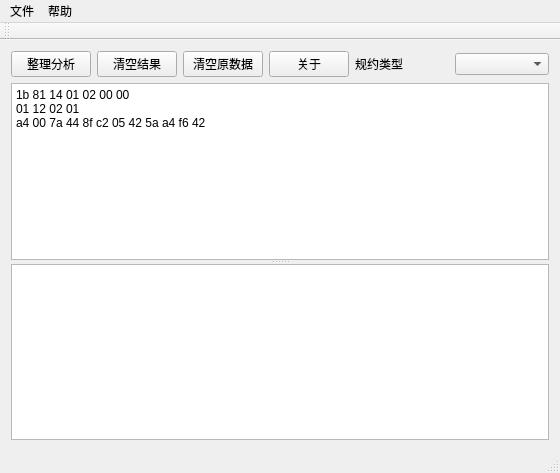
<?xml version="1.0" encoding="UTF-8"?>
<ui version="4.0">
 <class>MainWindow</class>
 <widget class="QMainWindow" name="MainWindow">
  <property name="geometry">
   <rect>
    <x>0</x>
    <y>0</y>
    <width>560</width>
    <height>473</height>
   </rect>
  </property>
  <property name="minimumSize">
   <size>
    <width>560</width>
    <height>473</height>
   </size>
  </property>
  <property name="windowTitle">
   <string>MainWindow</string>
  </property>
  <widget class="QWidget" name="centralWidget">
   <layout class="QHBoxLayout" name="horizontalLayout_4">
    <item>
     <layout class="QVBoxLayout" name="verticalLayout">
      <item>
       <layout class="QHBoxLayout" name="horizontalLayout_3">
        <item>
         <layout class="QHBoxLayout" name="horizontalLayout_2">
          <item>
           <layout class="QHBoxLayout" name="horizontalLayout">
            <item>
             <widget class="QPushButton" name="pushButton_2">
              <property name="text">
               <string>整理分析</string>
              </property>
             </widget>
            </item>
            <item>
             <widget class="QPushButton" name="pushButton_4">
              <property name="text">
               <string>清空结果</string>
              </property>
             </widget>
            </item>
            <item>
             <widget class="QPushButton" name="pushButton_3">
              <property name="text">
               <string>清空原数据</string>
              </property>
             </widget>
            </item>
            <item>
             <widget class="QPushButton" name="pushButton">
              <property name="text">
               <string>关于</string>
              </property>
             </widget>
            </item>
           </layout>
          </item>
          <item>
           <widget class="QLabel" name="label">
            <property name="text">
             <string>规约类型</string>
            </property>
           </widget>
          </item>
          <item>
           <widget class="QComboBox" name="comboBox"/>
          </item>
         </layout>
        </item>
       </layout>
      </item>
      <item>
       <widget class="QSplitter" name="splitter">
        <property name="minimumSize">
         <size>
          <width>0</width>
          <height>100</height>
         </size>
        </property>
        <property name="orientation">
         <enum>Qt::Vertical</enum>
        </property>
        <property name="childrenCollapsible">
         <bool>false</bool>
        </property>
        <widget class="QPlainTextEdit" name="plainTextEdit_2">
         <property name="minimumSize">
          <size>
           <width>0</width>
           <height>0</height>
          </size>
         </property>
         <property name="plainText">
          <string>1b 81 14 01 02 00 00 
01 12 02 01 
a4 00 7a 44 8f c2 05 42 5a a4 f6 42</string>
         </property>
        </widget>
        <widget class="QPlainTextEdit" name="plainTextEdit">
         <property name="midLineWidth">
          <number>0</number>
         </property>
         <property name="readOnly">
          <bool>true</bool>
         </property>
        </widget>
       </widget>
      </item>
     </layout>
    </item>
   </layout>
   <zorder></zorder>
  </widget>
  <widget class="QMenuBar" name="menuBar">
   <property name="geometry">
    <rect>
     <x>0</x>
     <y>0</y>
     <width>560</width>
     <height>23</height>
    </rect>
   </property>
   <widget class="QMenu" name="menu">
    <property name="title">
     <string>文件</string>
    </property>
    <addaction name="actionSaveResult"/>
   </widget>
   <widget class="QMenu" name="menu_2">
    <property name="title">
     <string>帮助</string>
    </property>
    <addaction name="actionGuanyu"/>
   </widget>
   <addaction name="menu"/>
   <addaction name="menu_2"/>
  </widget>
  <widget class="QToolBar" name="mainToolBar">
   <attribute name="toolBarArea">
    <enum>TopToolBarArea</enum>
   </attribute>
   <attribute name="toolBarBreak">
    <bool>false</bool>
   </attribute>
  </widget>
  <widget class="QStatusBar" name="statusBar"/>
  <action name="actionSaveResult">
   <property name="text">
    <string>保存结果</string>
   </property>
   <property name="iconText">
    <string>保存结果</string>
   </property>
  </action>
  <action name="actionGuanyu">
   <property name="text">
    <string>关于</string>
   </property>
  </action>
 </widget>
 <layoutdefault spacing="6" margin="11"/>
 <resources/>
 <connections/>
</ui>
